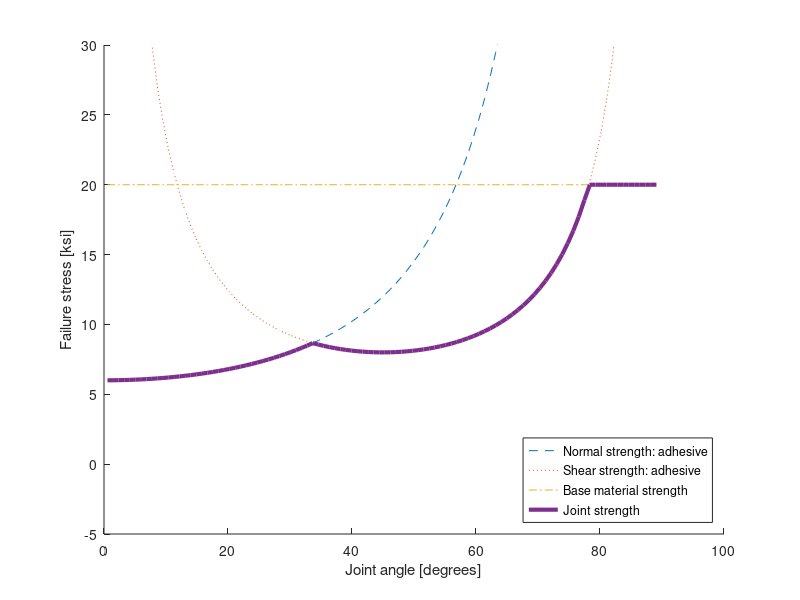

This figure's MATLAB source:
%---------  Strength of a scarf joint  ---------
% MAE 3270 - Fall 2020
% Teammates:
% Instructions: Replace the indicated lines below with your code to plot
% the strength of the scarf joint as a function of joint angle.
%-----------------------------------------------

close all

% Failure stresses for each failure mode
s_ut_adhesive = 6000;  % [psi] Normal strength of adhesive
t_ut_adhesive = 4000;  % [psi] Shear strength of adhesive
s_ut_base = 20000;     % [psi] Normal fracture strength of base material

% Joint angle [radians]
theta = linspace(0.01, 0.99*pi/2, 100);

% Strengths according to each failure mode
% Remember to use ".*" and "./" when multiplying and dividing arrays
strength_normal = 12000./(1+cos(2*theta));
strength_shear = abs(8000./(sin(2*theta)));    
% ^ absolute value bc we only care about magnitude
strength_base = s_ut_base * ones(size(theta));

% The overall strength is the smallest of the three failure modes
joint_strength = min([strength_normal; strength_shear; strength_base]);

%% Plot failure strengths of each mode and overall strength

hold on
plot(180/pi*theta, strength_normal/1000, '--')
plot(180/pi*theta, strength_shear/1000, ':')
plot(180/pi*theta, strength_base/1000, '-.')
plot(180/pi*theta, joint_strength/1000, 'LineWidth', 3)

legend('Normal strength: adhesive', 'Shear strength: adhesive',...
       'Base material strength', 'Joint strength', 'location', 'southeast')

xlabel('Joint angle [degrees]')
ylabel('Failure stress [ksi]')

ylim([-5 30])
